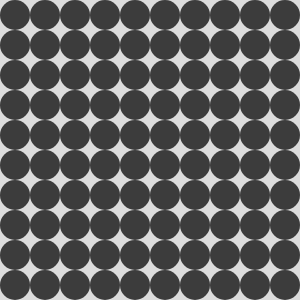
Frame 1 (no input)
Frame 60 (no input): identical to frame 1, image omitted
Frame 120 (the mouse pressed at the canvas centre since frame 60): identical to frame 1, image omitted

The p5.js sketch that drew this single still picture (run headless with seeded random() and noise() and a simulated clock; from frame 60 on, the mouse is pressed at the canvas centre):

// p5.js sketch
// ── sketch.js
function setup() {
    createCanvas(300, 300);
    noStroke();
    fill(60);
}

function draw() {
    background(220);

    for (let i = 0; i < 10; i++) {
	for (let j = 0; j < 10; j++) {
	    let x = width/(10*2) + i * width/10
	    let y = height/(10*2) + j * height/10
	    circle(x, y, width/(10))
	}
    }
}
